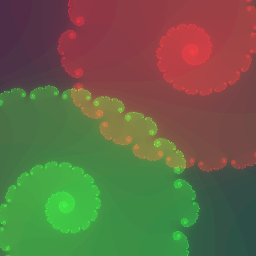

Generate this figure with Python:
import Image
import ImageDraw
from math import tanh

Size = 256

im = Image.new ( "RGB", ( Size, Size ), "#fff" )
draw = ImageDraw.Draw ( im )

def count(z):
    r = 0
    if z == 0: return 0
    while abs(z)<4:
        r += 1
        z = z*z + 0.29
    return r

for x in xrange(Size):
    for y in xrange(Size):
        z1 = (x+Size/0.8)*0.25/Size + (y-Size/1)*0.25/Size*1j
        c1 = int(255*tanh(0.02*count(z1)))
        z2 = (Size-x+Size/0.8)*0.25/Size + (Size-y-Size/1)*0.25/Size*1j
        c2 = int(255*tanh(0.02*count(z2)))
        draw.point((x,y),(c1,c2,70,255))

file_name = __file__[:-2]+'png'
im.save ( file_name )
